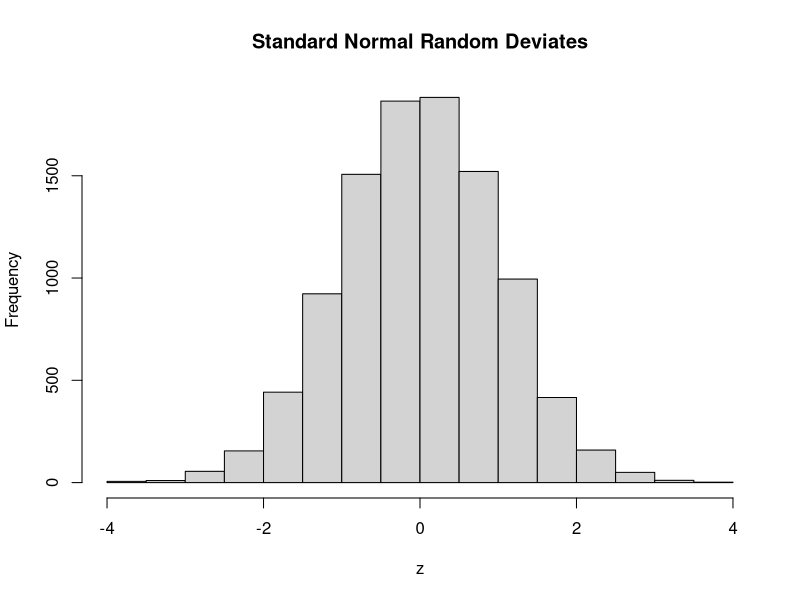
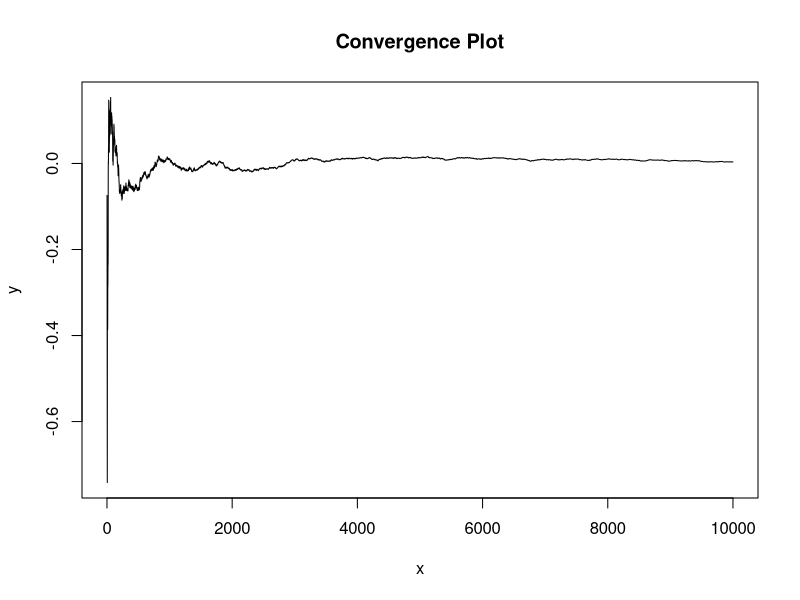
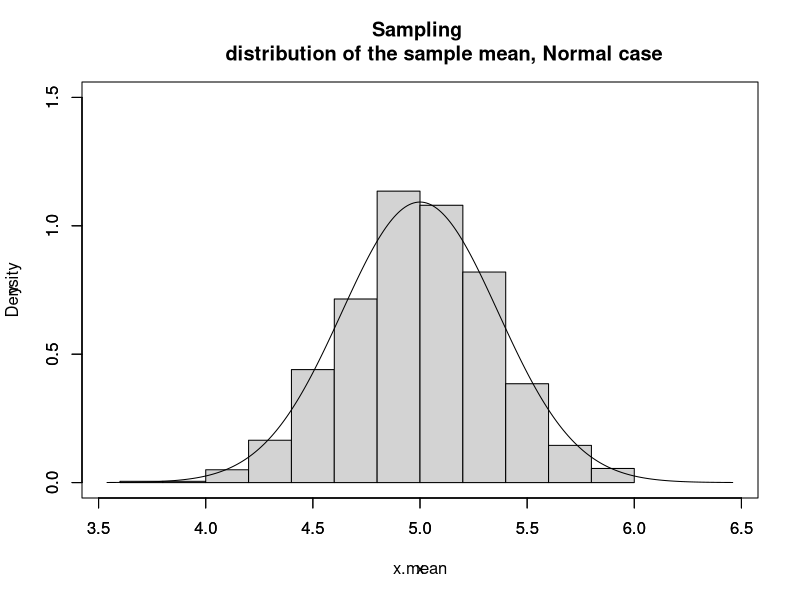
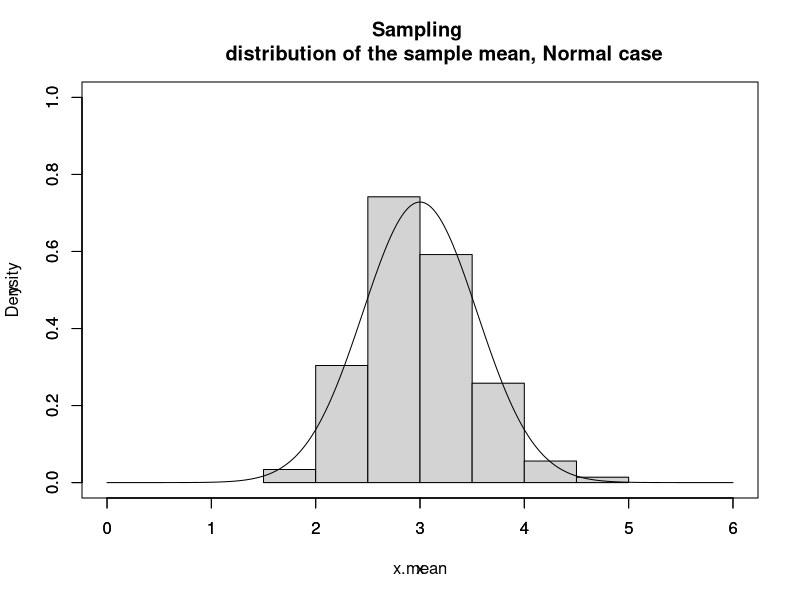
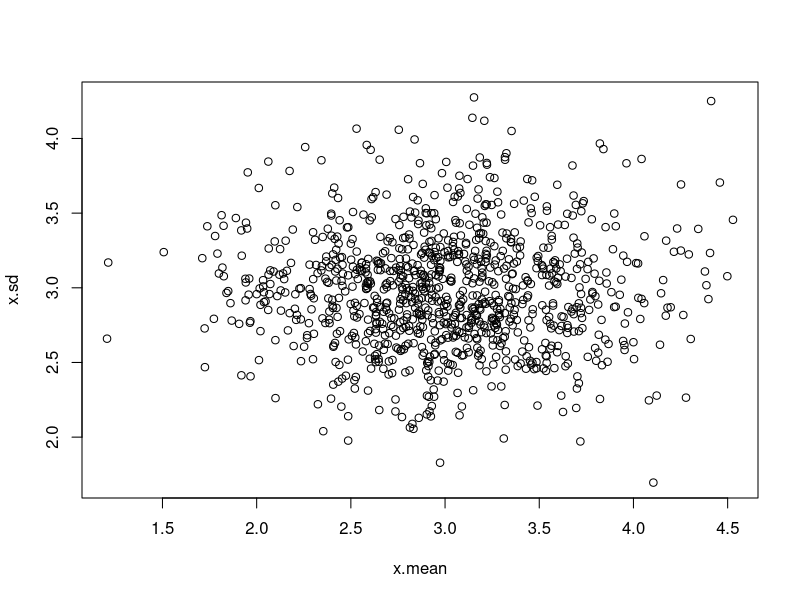
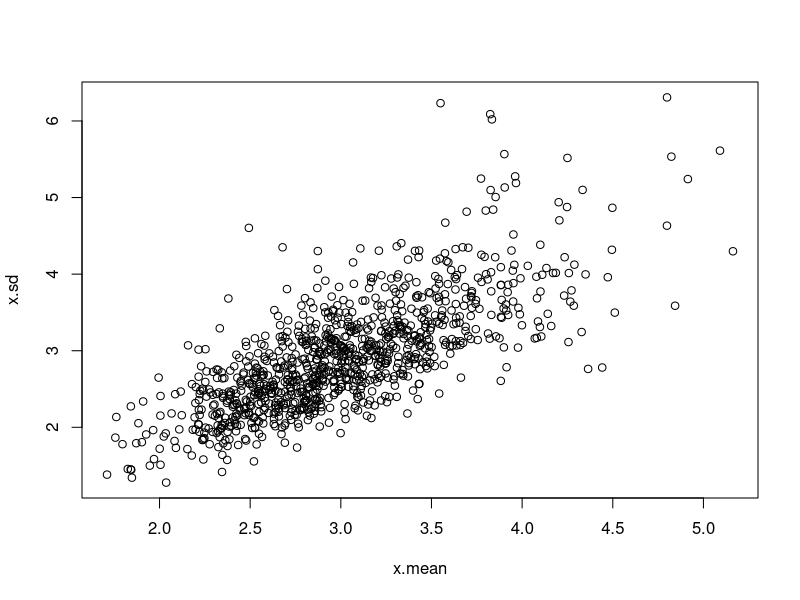

The R source for these figures, in order:
### This is the script file for simulating the LLN, CLT, and
### independence of the sample mean and sample variance.

#################################################################################
# cummean function: calculates the cummulative mean of a vactor.

cummean = function(x){
	n = length(x)
	y = numeric(n)
	z = c(1:n)
	y = cumsum(x)
	y = y/z
	return(y)
}

# LLN

n = 10000

z = rnorm(n)

hist(z, main= 'Standard Normal Random Deviates')

x = seq(1,n,1)

y = cummean(z)

plot(x,y,type= 'l',main= 'Convergence Plot')

epsilon = 0.1

Count = 0

for(i in 1:n){
	if(abs(y[i]) > epsilon) Count = Count + 1
}

Count/n 	# approximate probability that abs(y[i]-mu) > epsilon

#################################################################################
# CLT

# Normal

n = 30		# sample size
k = 1000		# number of samples

mu = 5
sigma = 2
SEM = sigma/sqrt(n)

x = matrix(rnorm(n*k,mu,sigma),n,k)		# This gives a matrix with the samples 
							# down the columns.

x.mean = apply(x,2,mean)

x.down = mu - 4*SEM
x.up = mu + 4*SEM

y.up = 1.5

hist(x.mean,prob= T,xlim= c(x.down,x.up),ylim= c(0,y.up),main= 'Sampling 
	distribution of the sample mean, Normal case')

par(new= T)

x = seq(x.down,x.up,0.01)

y = dnorm(x,mu,SEM)

plot(x,y,type= 'l',xlim= c(x.down,x.up),ylim= c(0,y.up))

# Exponential

n = 30		# sample size
k = 1000		# number of samples

theta = 3

lambda = 1/theta

mu = theta
sigma = theta
SEM = sigma/sqrt(n)


x = matrix(rexp(n*k,lambda),n,k)		# This gives a matrix with the 
							# samples down the columns.

x.mean = apply(x,2,mean)

x.down = 0
x.up = 6

y.up = 1

hist(x.mean,prob= T,xlim= c(x.down,x.up),ylim= c(0,y.up),main= 'Sampling 
	distribution of the sample mean, Normal case')

par(new= T)

x = seq(x.down,x.up,0.01)

y = dnorm(x,mu,SEM)

plot(x,y,type= 'l',xlim= c(x.down,x.up),ylim= c(0,y.up))

#################################################################################
# Independence of x.bar and s.

# Normal

n = 30		# sample size
k = 1000		# number of samples

x = matrix(rnorm(n*k,mu,sigma),n,k)		# This gives a matrix with the samples 
							# down the columns.

x.mean = apply(x,2,mean)
x.sd = sqrt(apply(x,2,var))

plot(x.mean,x.sd)

cor(x.mean,x.sd)

# Exponential

n = 30		# sample size
k = 1000		# number of samples

theta = 3

lambda = 1/theta

mu = theta
sigma = theta
SEM = sigma/sqrt(n)

x = matrix(rexp(n*k,lambda),n,k)		# This gives a matrix with the samples 
							# down the columns.

x.mean = apply(x,2,mean)
x.sd = sqrt(apply(x,2,var))

plot(x.mean,x.sd)

cor(x.mean,x.sd)
